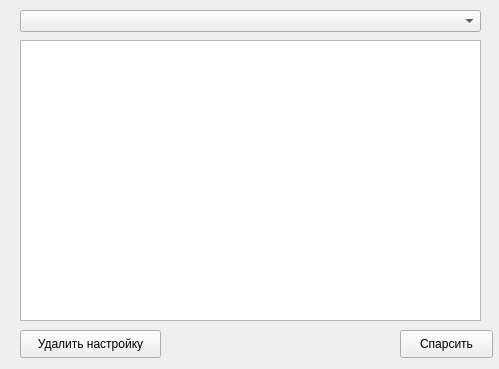
<?xml version="1.0" encoding="UTF-8"?>
<ui version="4.0">
 <class>ParseTargetGui</class>
 <widget class="QWidget" name="ParseTargetGui">
  <property name="geometry">
   <rect>
    <x>0</x>
    <y>0</y>
    <width>499</width>
    <height>369</height>
   </rect>
  </property>
  <property name="windowTitle">
   <string>Form</string>
  </property>
  <widget class="QComboBox" name="comboBoxLinks">
   <property name="enabled">
    <bool>true</bool>
   </property>
   <property name="geometry">
    <rect>
     <x>20</x>
     <y>10</y>
     <width>461</width>
     <height>22</height>
    </rect>
   </property>
   <property name="locale">
    <locale language="English" country="UnitedStates"/>
   </property>
   <property name="editable">
    <bool>false</bool>
   </property>
   <property name="maxVisibleItems">
    <number>10</number>
   </property>
   <property name="frame">
    <bool>true</bool>
   </property>
  </widget>
  <widget class="QPushButton" name="pushToParseSite">
   <property name="geometry">
    <rect>
     <x>400</x>
     <y>330</y>
     <width>93</width>
     <height>28</height>
    </rect>
   </property>
   <property name="text">
    <string>Спарсить</string>
   </property>
  </widget>
  <widget class="QTextBrowser" name="textBrowserLinks">
   <property name="geometry">
    <rect>
     <x>20</x>
     <y>40</y>
     <width>461</width>
     <height>281</height>
    </rect>
   </property>
  </widget>
  <widget class="QPushButton" name="pushDelCurProfile">
   <property name="geometry">
    <rect>
     <x>20</x>
     <y>330</y>
     <width>141</width>
     <height>28</height>
    </rect>
   </property>
   <property name="text">
    <string>Удалить настройку</string>
   </property>
  </widget>
 </widget>
 <resources/>
 <connections/>
</ui>
